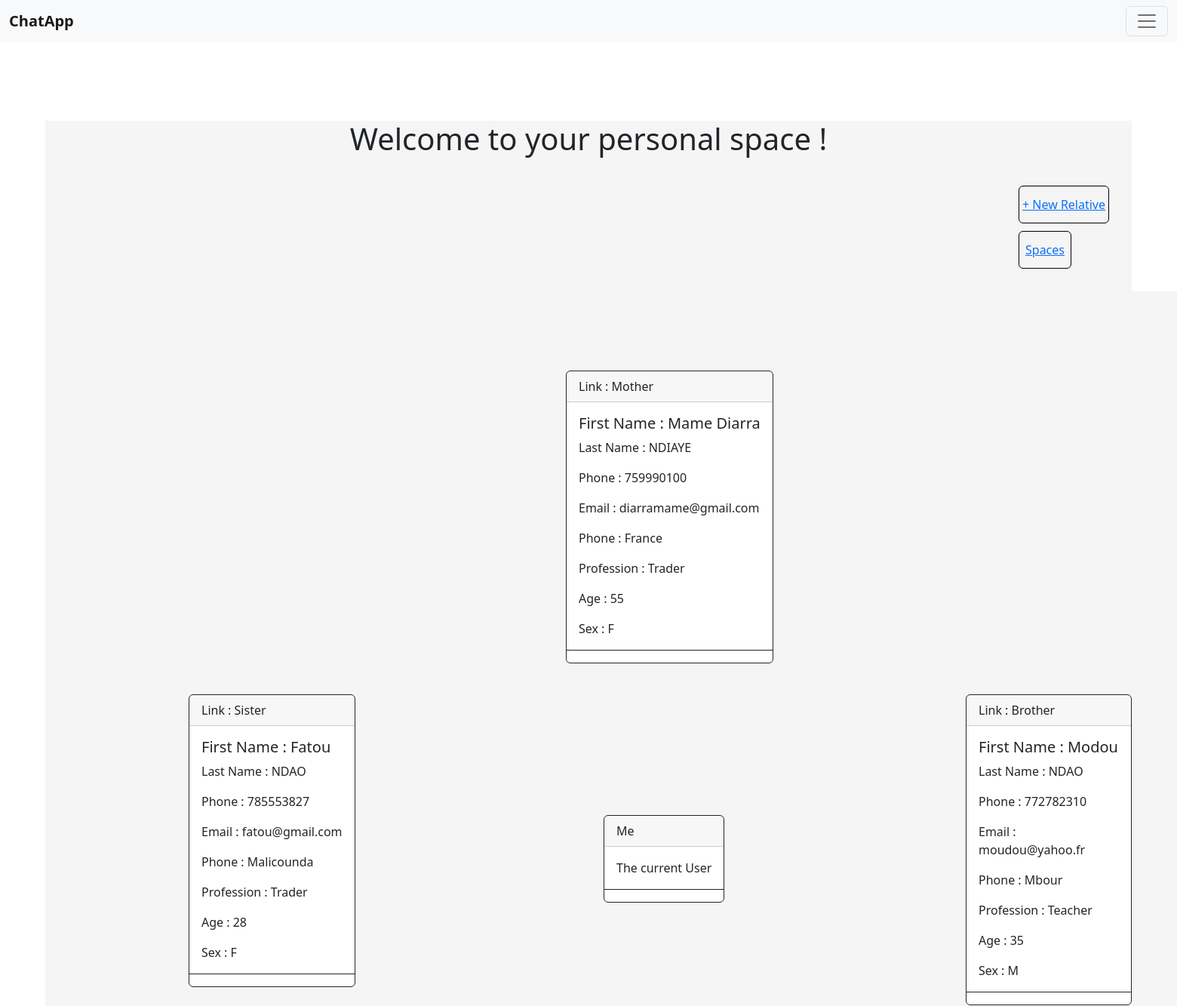
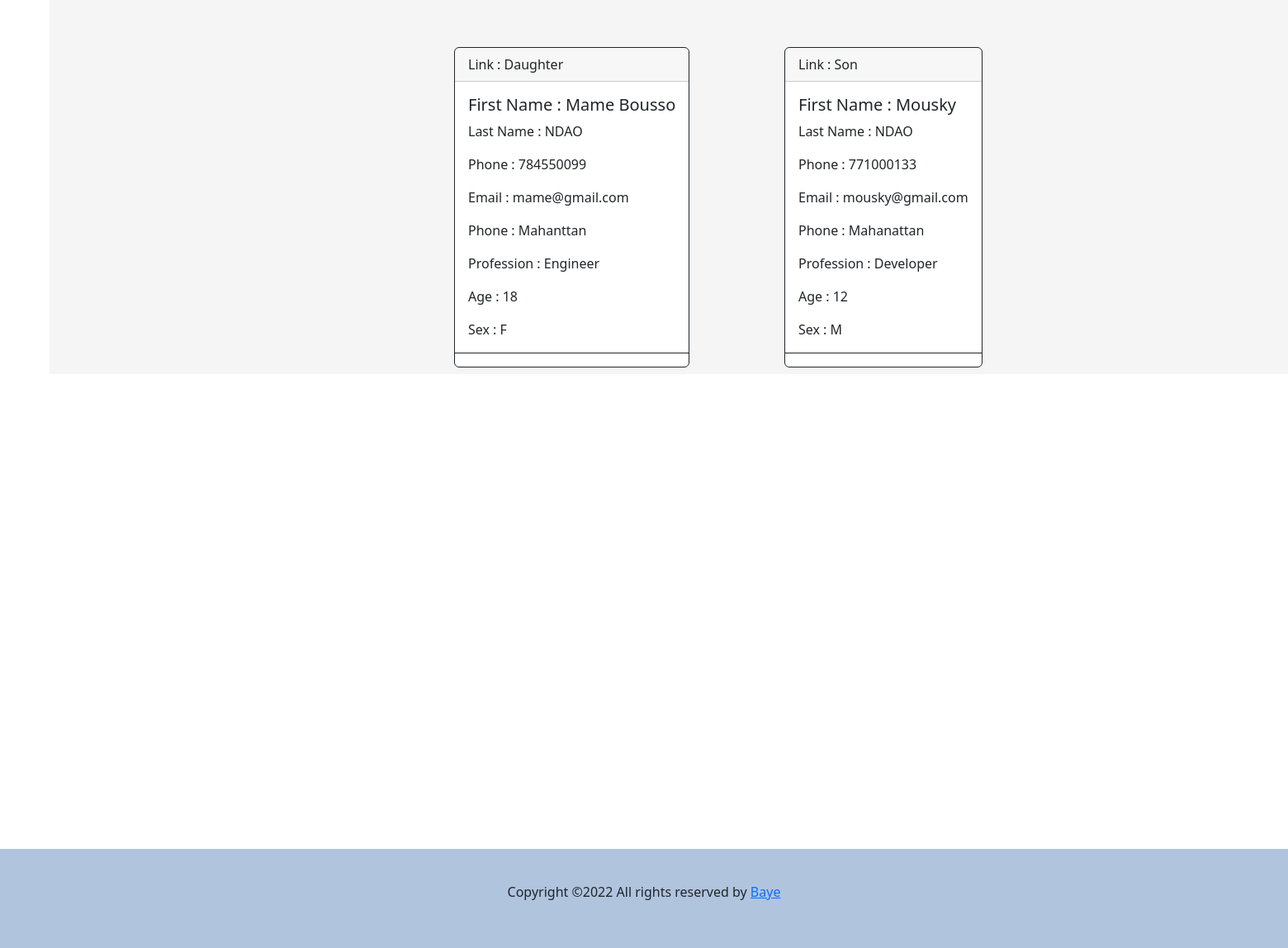
The app's page /profile_page/ with its own data (2 pictures, top to bottom).
### api/models.py (models this page shows, shortened)
class Relatives(models.Model):
    son = 'Son'
    daughter = 'Daughter'
    brother = 'Brother'
    sister = 'Sister'
    mother = 'Mother'
    choice_link = [
        (son, 'Son'),
        (daughter, 'Daughter'),
        (brother, 'Brother'),
        (sister, 'Sister'),
        (mother, 'Mother'),
    ]
    link = models.CharField(max_length=32, blank=False, choices=choice_link) # if he(she) is a son, daughter, bro or sis...
    first_name = models.CharField(max_length=64, blank=False)
    last_name = models.CharField(max_length=64, blank=False)
    phone = models.CharField(validators=[RegexValidator(regex=r'^\221?\d{9,10}$')], max_length=10, blank=True)
    email = models.EmailField(max_length=64, blank=True)
    address = models.CharField(max_length=32, blank=True)
    profession = models.CharField(max_length=32, blank=True)
    age = models.IntegerField(blank=True)
    sex = models.CharField(max_length=8, blank=True)

### my_app/views.py (the view)
# urls.py: path('profile_page/', relatives, name='profile_page'),
def relatives(request):
    son = Relatives.objects.get(link='Son')
    daughter = Relatives.objects.get(link='Daughter')
    sister = Relatives.objects.get(link='Sister')
    brother = Relatives.objects.get(link='Brother')
    mother = Relatives.objects.get(link='Mother')
    context = {
        'son': son,
        'daughter': daughter,
        'sister': sister,
        'brother': brother,
        'mother': mother,
        }
    return render(request, 'profile_page.html', context=context)

### templates/profile_page.html (shortened to what this page needs)
<!DOCTYPE html>
{% extends 'base.html' %}
{% load static %}
{% block content %}
<html lang="en">
<head>
</head>
<body>
<div class="container-profile-page">
    <h1>Welcome to your personal space !</h1>
    <div class="btns">
        <div class="new-relative">
              <a href="{% url 'create_relatives' %}">+ New Relative</a>
        </div>
         <div class="spaces">
              <a href="{% url 'spaces' %}">Spaces</a>
        </div>
    </div>
    <div class="family-tree">
        <div class="mother">
            <div class="card border-dark mb-3" style="max-width: 18rem;">
                <div class="card-header">Link : {{mother.link}}</div>
                <div class="card-body">
                    <h5 class="card-title">First Name : {{mother.first_name }}</h5>
                    <p class="card-text">Last Name : {{mother.last_name }}</p>
                    <p class="card-text">Phone : {{mother.phone }}</p>
                    <p class="card-text">Email : {{mother.email }}</p>
                    <p class="card-text">Phone : {{mother.address }}</p>
                    <p class="card-text">Profession : {{mother.profession }}</p>
                    <p class="card-text">Age : {{mother.age }}</p>
                    <p class="card-text">Sex : {{mother.sex }}</p>
                </div>
                <div class="card-footer bg-transparent border-dark">
                </div>
            </div>
        </div>
        <div class="sister">
             <div class="card border-dark mb-3" style="max-width: 18rem;">
                <div class="card-header">Link : {{sister.link}}</div>
                <div class="card-body">
                    <h5 class="card-title">First Name : {{sister.first_name }}</h5>
                    <p class="card-text">Last Name : {{sister.last_name }}</p>
                    <p class="card-text">Phone : {{sister.phone }}</p>
                    <p class="card-text">Email : {{sister.email }}</p>
                    <p class="card-text">Phone : {{sister.address }}</p>
                    <p class="card-text">Profession : {{sister.profession }}</p>
                    <p class="card-text">Age : {{sister.age }}</p>
                    <p class="card-text">Sex : {{sister.sex }}</p>
                </div>
                <div class="card-footer bg-transparent border-dark">
                </div>
            </div>
        </div>
        <div class="me">
            <div class="card border-dark mb-3" style="max-width: 18rem;">
                <div class="card-header">Me</div>
                    <div class="card-body">
                        The current User
                    </div>
                    <div class="card-footer bg-transparent border-dark">
                </div>
            </div>
        </div>
        <div class="brother">
        <div class="card border-dark mb-3" style="max-width: 18rem;">
            <div class="card-header">Link : {{brother.link}}</div>
                <div class="card-body">
                    <h5 class="card-title">First Name : {{brother.first_name }}</h5>
                    <p class="card-text">Last Name : {{brother.last_name }}</p>
                    <p class="card-text">Phone : {{brother.phone }}</p>
                    <p class="card-text">Email : {{brother.email }}</p>
                    <p class="card-text">Phone : {{brother.address }}</p>
                    <p class="card-text">Profession : {{brother.profession }}</p>
                    <p class="card-text">Age : {{brother.age }}</p>
                    <p class="card-text">Sex : {{brother.sex }}</p>
                </div>
            <div class="card-footer bg-transparent border-dark">
            </div>
            </div>
        </div>
        <div class="daughter">
            <div class="card border-dark mb-3" style="max-width: 18rem;">
                <div class="card-header">Link : {{daughter.link}}</div>
                    <div class="card-body">
                        <h5 class="card-title">First Name : {{daughter.first_name }}</h5>
                            <p class="card-text">Last Name : {{daughter.last_name }}</p>
                            <p class="card-text">Phone : {{daughter.phone }}</p>
                            <p class="card-text">Email : {{daughter.email }}</p>
                            <p class="card-text">Phone : {{daughter.address }}</p>
                            <p class="card-text">Profession : {{daughter.profession }}</p>
                            <p class="card-text">Age : {{daughter.age }}</p>
                            <p class="card-text">Sex : {{daughter.sex }}</p>
                        </div>
                    <div class="card-footer bg-transparent border-dark">
                </div>
            </div>
        </div>
        <div class="son">
             <div class="card border-dark mb-3" style="max-width: 18rem;">
                <div class="card-header">Link : {{son.link}}</div>
                <div class="card-body">
                    <h5 class="card-title">First Name : {{son.first_name }}</h5>
                    <p class="card-text">Last Name : {{son.last_name }}</p>
                    <p class="card-text">Phone : {{son.phone }}</p>
                    <p class="card-text">Email : {{son.email }}</p>
                    <p class="card-text">Phone : {{son.address }}</p>
                    <p class="card-text">Profession : {{son.profession }}</p>
                    <p class="card-text">Age : {{son.age }}</p>
                    <p class="card-text">Sex : {{son.sex }}</p>
                </div>
                <div class="card-footer bg-transparent border-dark">
                </div>
            </div>
        </div>
    </div>
</div>
</body>
</html>
{% endblock %}

### static/index.css (style rules this page uses)
* { box-sizing: border-box; background-color : transparent; }
h3, h2, h1 { text-align: center; }
.card { margin-top: 100px; background-color: whitesmoke; }
.container-profile-page { position: relative; top: 100px; margin: 60px; background-color: whitesmoke; }
.new-relative { display: flex; max-width: auto; height: 50px; border-radius: 6px; border: 1px solid black; align-items: center; justify-content: center; }
.spaces { display: flex; width: 70px; height: 50px; border-radius: 6px; border: 1px solid black; align-items: center; justify-content: center; }
.btns { display: flex; float: right; margin: 30px; flex-direction: column; height:110px; width: 120px; justify-content: space-between; }
.family-tree { display: flex; flex-wrap: wrap; align-content: space-between; height: 1400px; width: 1600px; margin-left: 90px; margin-top: 80px; background-color: whitesmoke; }
.mother { position: relative; top: 5px; margin-left: 600px; }
.sister { position: absolute; top: 660px; margin-left: 100px; }
.me { position: absolute; top: 820px; margin-left: 650px; }
.brother { position: absolute; top: 660px; margin-left: 1130px; }
.daughter { position: absolute; top: 1130px; margin-left: 400px;; }
.son { position: absolute; top: 1130px; margin-left: 800px;; }

### records on screen
Relatives: link "Mother", first_name "Mame Diarra", last_name "NDIAYE", phone "759990100", email "diarramame@gmail.com", address "France", profession "Trader", age "55", sex "F"
Relatives: link "Sister", first_name "Fatou", last_name "NDAO", phone "785553827", email "fatou@gmail.com", address "Malicounda", profession "Trader", age "28", sex "F"
Relatives: link "Brother", first_name "Modou", last_name "NDAO", phone "772782310", email "moudou@yahoo.fr", address "Mbour", profession "Teacher", age "35", sex "M"
Relatives: link "Daughter", first_name "Mame Bousso", last_name "NDAO", phone "784550099", email "mame@gmail.com", address "Mahanttan", profession "Engineer", age "18", sex "F"
Relatives: link "Son", first_name "Mousky", last_name "NDAO", phone "771000133", email "mousky@gmail.com", address "Mahanattan", profession "Developer", age "12", sex "M"
